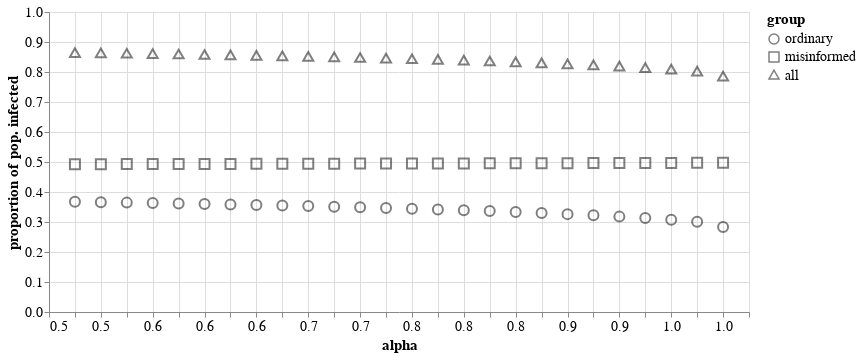

This figure's notebook cell:
### Code cell
shape_styles = {
    'ordinary' : 'circle',
    'misinformed' : 'square',
    'all' : "triangle"
}


alt.Chart(
#     both_settings[both_settings['type']=='not mixed'],
    both_settings[both_settings['type']=='mixed'],
).mark_point(size = 100, color='black', opacity=.5).encode(
    x = alt.X(
        'alpha:Q',
        axis = alt.Axis(format=".1f"),
        scale = alt.Scale(domain=(.48,1.02))
    ),
    y = alt.Y(
        "value",
        title="proportion of pop. infected",
        scale=alt.Scale(domain=(0,1))
    ),
#     color = alt.Color(
#         "type:N",
#         title='initial setting',
#         scale = alt.Scale(
#             domain = ['mixed', 'not mixed'],
#             range = ['black', 'red']
#         )
#     ),
    shape = alt.Shape(
        "variable:N",
        title="group",
        scale=alt.Scale(
            domain=list(shape_styles.keys()),
            range=list(shape_styles.values()),
        )
    )
).properties(width=700).configure_axis(
    titleFontSize=15,
    labelFontSize=14,
    labelAngle=0
).configure_legend(
    titleFontSize=15,
    labelFontSize=14
).display(
    scale = 2
)

### Figure 1 — Vega-Lite specification as saved in the notebook (floating-point values rounded to 4 significant figures)
{"config": {"view": {"continuousWidth": 400, "continuousHeight": 300}, "axis": {"labelAngle": 0, "labelFontSize": 14, "titleFontSize": 15}, "legend": {"labelFontSize": 14, "titleFontSize": 15}}, "data": {"name": "data-70dc511eca4b8f2b7ed9a49fae01e89e"}, "mark": {"type": "point", "color": "black", "opacity": 0.5, "size": 100}, "encoding": {"shape": {"field": "variable", "scale": {"domain": ["ordinary", "misinformed", "all"], "range": ["circle", "square", "triangle"]}, "title": "group", "type": "nominal"}, "x": {"axis": {"format": ".1f"}, "field": "alpha", "scale": {"domain": [0.48, 1.02]}, "type": "quantitative"}, "y": {"field": "value", "scale": {"domain": [0, 1]}, "title": "proportion of pop. infected", "type": "quantitative"}}, "width": 700, "$schema": "https://vega.github.io/schema/vega-lite/v4.17.0.json", "datasets": {"data-70dc511eca4b8f2b7ed9a49fae01e89e": [{"alpha": 0.5, "variable": "ordinary", "value": 0.3673, "type": "mixed"}, {"alpha": 0.52, "variable": "ordinary", "value": 0.366, "type": "mixed"}, {"alpha": 0.54, "variable": "ordinary", "value": 0.3646, "type": "mixed"}, {"alpha": 0.56, "variable": "ordinary", "value": 0.3632, "type": "mixed"}, {"alpha": 0.58, "variable": "ordinary", "value": 0.3617, "type": "mixed"}, {"alpha": 0.6, "variable": "ordinary", "value": 0.3601, "type": "mixed"}, {"alpha": 0.62, "variable": "ordinary", "value": 0.3585, "type": "mixed"}, {"alpha": 0.64, "variable": "ordinary", "value": 0.3567, "type": "mixed"}, {"alpha": 0.66, "variable": "ordinary", "value": 0.3549, "type": "mixed"}, {"alpha": 0.68, "variable": "ordinary", "value": 0.3531, "type": "mixed"}, {"alpha": 0.7, "variable": "ordinary", "value": 0.3511, "type": "mixed"}, {"alpha": 0.72, "variable": "ordinary", "value": 0.3489, "type": "mixed"}, {"alpha": 0.74, "variable": "ordinary", "value": 0.3467, "type": "mixed"}, {"alpha": 0.76, "variable": "ordinary", "value": 0.3444, "type": "mixed"}, {"alpha": 0.78, "variable": "ordinary", "value": 0.3418, "type": "mixed"}, {"alpha": 0.8, "variable": "ordinary", "value": 0.3392, "type": "mixed"}, {"alpha": 0.82, "variable": "ordinary", "value": 0.3363, "type": "mixed"}, {"alpha": 0.84, "variable": "ordinary", "value": 0.3332, "type": "mixed"}, {"alpha": 0.86, "variable": "ordinary", "value": 0.3299, "type": "mixed"}, {"alpha": 0.88, "variable": "ordinary", "value": 0.3262, "type": "mixed"}, {"alpha": 0.9, "variable": "ordinary", "value": 0.3223, "type": "mixed"}, {"alpha": 0.92, "variable": "ordinary", "value": 0.3179, "type": "mixed"}, {"alpha": 0.94, "variable": "ordinary", "value": 0.3131, "type": "mixed"}, {"alpha": 0.96, "variable": "ordinary", "value": 0.3075, "type": "mixed"}, {"alpha": 0.98, "variable": "ordinary", "value": 0.3007, "type": "mixed"}, {"alpha": 1.0, "variable": "ordinary", "value": 0.2837, "type": "mixed"}, {"alpha": 0.5, "variable": "misinformed", "value": 0.4927, "type": "mixed"}, {"alpha": 0.52, "variable": "misinformed", "value": 0.4929, "type": "mixed"}, {"alpha": 0.54, "variable": "misinformed", "value": 0.493, "type": "mixed"}, {"alpha": 0.56, "variable": "misinformed", "value": 0.4932, "type": "mixed"}, {"alpha": 0.58, "variable": "misinformed", "value": 0.4934, "type": "mixed"}, {"alpha": 0.6, "variable": "misinformed", "value": 0.4936, "type": "mixed"}, {"alpha": 0.62, "variable": "misinformed", "value": 0.4937, "type": "mixed"}, {"alpha": 0.64, "variable": "misinformed", "value": 0.4939, "type": "mixed"}, {"alpha": 0.66, "variable": "misinformed", "value": 0.4941, "type": "mixed"}, {"alpha": 0.68, "variable": "misinformed", "value": 0.4943, "type": "mixed"}, {"alpha": 0.7, "variable": "misinformed", "value": 0.4945, "type": "mixed"}, {"alpha": 0.72, "variable": "misinformed", "value": 0.4946, "type": "mixed"}, {"alpha": 0.74, "variable": "misinformed", "value": 0.4948, "type": "mixed"}, {"alpha": 0.76, "variable": "misinformed", "value": 0.495, "type": "mixed"}, {"alpha": 0.78, "variable": "misinformed", "value": 0.4952, "type": "mixed"}, {"alpha": 0.8, "variable": "misinformed", "value": 0.4954, "type": "mixed"}, {"alpha": 0.82, "variable": "misinformed", "value": 0.4956, "type": "mixed"}, {"alpha": 0.84, "variable": "misinformed", "value": 0.4958, "type": "mixed"}, {"alpha": 0.86, "variable": "misinformed", "value": 0.496, "type": "mixed"}, {"alpha": 0.88, "variable": "misinformed", "value": 0.4962, "type": "mixed"}, {"alpha": 0.9, "variable": "misinformed", "value": 0.4964, "type": "mixed"}, {"alpha": 0.92, "variable": "misinformed", "value": 0.4966, "type": "mixed"}, {"alpha": 0.94, "variable": "misinformed", "value": 0.4969, "type": "mixed"}, {"alpha": 0.96, "variable": "misinformed", "value": 0.4971, "type": "mixed"}, {"alpha": 0.98, "variable": "misinformed", "value": 0.4973, "type": "mixed"}, {"alpha": 1.0, "variable": "misinformed", "value": 0.4975, "type": "mixed"}, {"alpha": 0.5, "variable": "all", "value": 0.86, "type": "mixed"}, {"alpha": 0.52, "variable": "all", "value": 0.8588, "type": "mixed"}, {"alpha": 0.54, "variable": "all", "value": 0.8576, "type": "mixed"}, {"alpha": 0.56, "variable": "all", "value": 0.8564, "type": "mixed"}, {"alpha": 0.58, "variable": "all", "value": 0.855, "type": "mixed"}, {"alpha": 0.6, "variable": "all", "value": 0.8537, "type": "mixed"}, {"alpha": 0.62, "variable": "all", "value": 0.8522, "type": "mixed"}, {"alpha": 0.64, "variable": "all", "value": 0.8507, "type": "mixed"}, {"alpha": 0.66, "variable": "all", "value": 0.849, "type": "mixed"}, {"alpha": 0.68, "variable": "all", "value": 0.8473, "type": "mixed"}, {"alpha": 0.7, "variable": "all", "value": 0.8455, "type": "mixed"}, {"alpha": 0.72, "variable": "all", "value": 0.8436, "type": "mixed"}, {"alpha": 0.74, "variable": "all", "value": 0.8415, "type": "mixed"}, {"alpha": 0.76, "variable": "all", "value": 0.8394, "type": "mixed"}, {"alpha": 0.78, "variable": "all", "value": 0.837, "type": "mixed"}, {"alpha": 0.8, "variable": "all", "value": 0.8346, "type": "mixed"}, {"alpha": 0.82, "variable": "all", "value": 0.8319, "type": "mixed"}, {"alpha": 0.84, "variable": "all", "value": 0.829, "type": "mixed"}, {"alpha": 0.86, "variable": "all", "value": 0.8259, "type": "mixed"}, {"alpha": 0.88, "variable": "all", "value": 0.8225, "type": "mixed"}, {"alpha": 0.9, "variable": "all", "value": 0.8187, "type": "mixed"}, {"alpha": 0.92, "variable": "all", "value": 0.8146, "type": "mixed"}, {"alpha": 0.94, "variable": "all", "value": 0.8099, "type": "mixed"}, {"alpha": 0.96, "variable": "all", "value": 0.8046, "type": "mixed"}, {"alpha": 0.98, "variable": "all", "value": 0.798, "type": "mixed"}, {"alpha": 1.0, "variable": "all", "value": 0.7812, "type": "mixed"}]}}
